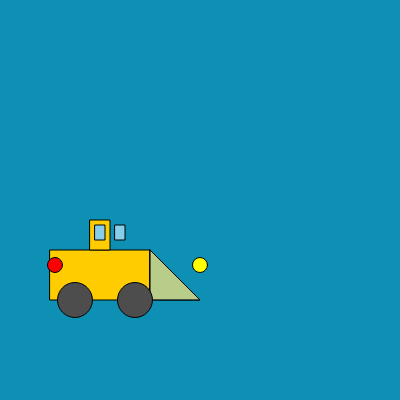
Frame 1 (no input)
Frame 60 (no input): identical to frame 1, image omitted
Frame 120 (the mouse pressed at the canvas centre since frame 60): identical to frame 1, image omitted

The p5.js sketch that drew this single still picture (run headless with seeded random() and noise() and a simulated clock; from frame 60 on, the mouse is pressed at the canvas centre):

// p5.js sketch
// ── sketch.js
function setup() {
  createCanvas(400, 400);
}

function draw() {
  // Background color
  background(14,144,181);
  
  // Car body
  fill(255, 204, 0);
  rect(50,250,100,50); 
  
  // Car roof
  fill(255, 204, 0);
  rect(90,220,20,30);
  
  // Car front
  fill(255, 204, 0);
  triangle(150,250,200,300,150,300); 
  
  // Windshield
  fill(135, 206, 235, 150);
  beginShape();
  vertex(150, 250);
  vertex(200, 300);
  vertex(150, 300);
  endShape(CLOSE);
  
  // Left tire
  fill(77);
  ellipse(75,300, 35, 35); 
  
  // Right tire
  fill(77);
  ellipse(135,300, 35, 35); 
  
  // Adding some details
  
  // Left window
  fill(135, 206, 235);
  rect(95, 225, 10, 15);
  
  // Right window
  fill(135, 206, 235);
  rect(115, 225, 10, 15);
  
  // Headlights
  fill(255, 255, 0);
  ellipse(200, 265, 15, 15);
  
  // Tail lights
  fill(255, 0, 0);
  ellipse(55, 265, 15, 15);
}
